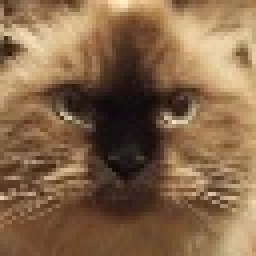
#> input picture img_processing3/dataset/cats/101.jpg, 64 x 64 px (shown 4 times larger); its folder holds 4 pictures in this run
$ python resize_dataset.py
#> lines starting #> are read from the running program, lines starting #| are printed output that depends on the picture
import cv2
import os
import glob
folder_gambar_cats = "../dataset/cats"
data_path = os.path.join(folder_gambar_cats, '*g')
files = glob.glob(data_path)
number = 1
for file in files:
    gambar = cv2.imread(file)
#> gambar is the input picture: shape (64, 64, 3); mean B, G, R 73.6, 102.7, 132.9
    #gray = cv2.cvtColor(gambar, cv2.COLOR_BGR2GRAY)
    gambar2 = cv2.resize(gambar, (25, 25))
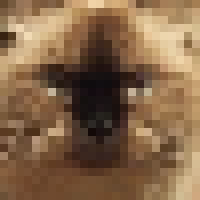
#> gambar2: shape (25, 25, 3) (shown 8 times larger); mean B, G, R 73.1, 102.2, 132.4
    cv2.imwrite("../dataset/training_cat/{}.jpg".format(number), gambar2)
    print("Gambar {}berhasil di resize &ubah ke grayscale".format(number))
    number += 1
#> pass 2 of the loop `for file in files:`:
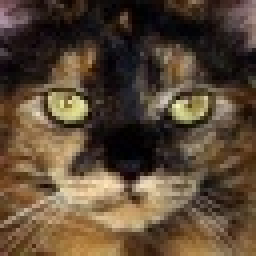
#> input picture img_processing3/dataset/cats/103.jpg, 64 x 64 px (shown 4 times larger)
#> gambar is the input picture: shape (64, 64, 3); mean B, G, R 53.6, 72.2, 90.3
#> `gambar2 = cv2.resize(gambar, (25, 25))`:
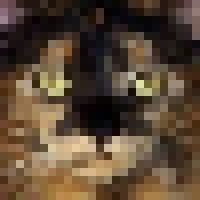
#> gambar2: shape (25, 25, 3) (shown 8 times larger); mean B, G, R 53.2, 71.9, 89.9
#> pass 3 of the loop `for file in files:`:
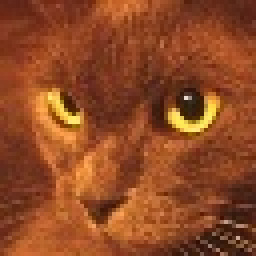
#> input picture img_processing3/dataset/cats/107.jpg, 64 x 64 px (shown 4 times larger)
#> gambar is the input picture: shape (64, 64, 3); mean B, G, R 36.4, 72.8, 143.6
#> `gambar2 = cv2.resize(gambar, (25, 25))`:
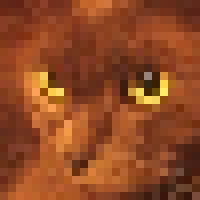
#> gambar2: shape (25, 25, 3) (shown 8 times larger); mean B, G, R 36.2, 72.7, 143.5
#> the loop made 4 passes; the first 3 are shown
# [7 lines of commented-out code are left out]
